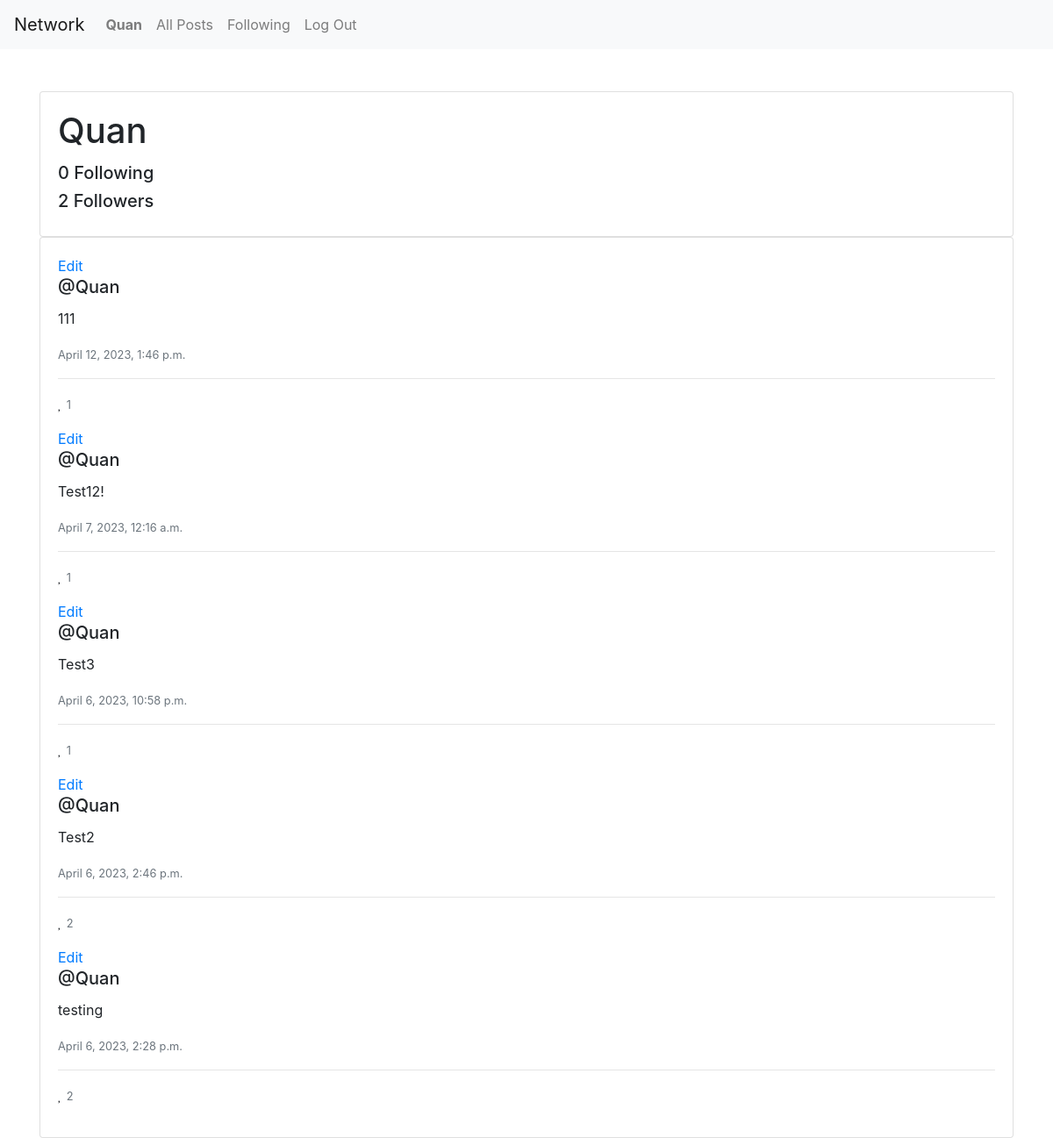
/profile/1 (signed in), run on the app's committed database.
### network/models.py (models this page shows, shortened)
class User(AbstractUser):
    pass

class Post(models.Model):
    content = models.CharField(max_length=140)
    user = models.ForeignKey(User, on_delete=models.CASCADE, related_name="author")
    date = models.DateTimeField(auto_now_add=True)

### network/views.py (the view)
# urls.py: path("profile/<int:user_id>", views.profile, name="profile"),
def profile(request, user_id):
    user = get_object_or_404(User, id=user_id)
    all_posts = Post.objects.filter(user=user).order_by("-id")
    following = Follow.objects.filter(user=user)
    followers = Follow.objects.filter(user_follower=user)
    is_following = followers.filter(user=request.user).exists()
    paginator = Paginator(all_posts, 10)
    page_number = request.GET.get('page')
    posts_of_the_page = paginator.get_page(page_number)
    return render(request, "network/profile.html", {
        "all_posts": all_posts,
        "posts_of_the_page": posts_of_the_page,
        "username": user.username,
        "following": following,
        "followers": followers,
        "is_following": is_following,
        "user_profile": user
    })

### network/templates/network/profile.html (shortened to what this page needs)
{% extends "network/layout.html" %}
{% block body %}
    <div class="container mt-5">
        <div class="card">
            <div class="card-body">
                <h1 class="card-title">{{username}}</h1>
                <h5 class="card-text"><span id="sp_following">{{followers.count}}</span> Following</h5>
                <h5 class="card-text"><span id="sp_followers">{{following.count}}</span> Followers</h5>
            </div>
        </div>
        <div class="row">
            <div class="col">
                <div class="card">
                    <div class="card-body">
                        {% if posts_of_the_page %}
                            {% for post in posts_of_the_page %}
                                {%if post.user_id == user.id %}
                                <a href="#" class="card-link" id="edit_link_{{post.id}}" data-id="{{post.id}}" data-toggle="modal">Edit</a>
                                {%endif%}
                                <h5 class="card-title">@{{ post.user }}</h5>
                                <p class="card-text">{{ post.content }}</p>
                                <p class="card-text"><small class="text-muted">{{ post.date }}</small></p>
                                <hr>
                                <p class="card-text">
                                    <div data-id="{{post.id}}"
                                        class="card-link {% if post.current_like > 0 %} fas {%else%} far {% endif %} fa-heart">&nbsp<small
                                            class="text-muted">{{post.like_set.count}}</small>
                                            </div>
                                </p>
                            {% endfor %}
                        {% else %}
                            <p class="text-center">No posts yet.</p>
                        {% endif %}
                    </div>
                </div>
            </div>
        </div>
    </div>
{% endblock %}

### network/templates/network/layout.html (shortened to what this page needs)
{% load static %}
<!DOCTYPE html>
<html lang="en">
    <head>
        <link rel="stylesheet" href="https://stackpath.bootstrapcdn.com/bootstrap/4.4.1/css/bootstrap.min.css">
        <link href="{% static 'network/styles.css' %}" rel="stylesheet">
        <link rel="stylesheet" href="https://cdnjs.cloudflare.com/ajax/libs/font-awesome/4.7.0/css/font-awesome.min.css">
    </head>
    <body>
        <nav class="navbar navbar-expand-lg navbar-light bg-light">
            <a class="navbar-brand" href="{% url 'index' %}">Network</a>
            <div>
              <ul class="navbar-nav mr-auto">
                {% if user.is_authenticated %}
                    <li class="nav-item">
                        <a class="nav-link" href="{% url 'profile' user_id=user.id %}"><strong>{{ user.username }}</strong></a>
                    </li>
                {% endif %}
                <li class="nav-item">
                  <a class="nav-link" href="{% url 'index' %}">All Posts</a>
                </li>
                {% if user.is_authenticated %}
                    <li class="nav-item">
                        <a class="nav-link" href="{% url 'following' %}">Following</a>
                    </li>
                    <li class="nav-item">
                        <a class="nav-link" href="{% url 'logout' %}">Log Out</a>
                    </li>
                {% endif %}
              </ul>
            </div>
          </nav>
        <div class="body">
            {% block body %}
            {% endblock %}
        </div>
    </body>
</html>

### data on the page
User: username "Quan"
Post: user "Quan", content "111", date "April 12, 2023, 1:46 p.m.", like_set.count "1"
Post: user "Quan", content "Test12!", date "April 7, 2023, 12:16 a.m.", like_set.count "1"
Post: user "Quan", content "Test3", date "April 6, 2023, 10:58 p.m.", like_set.count "1"
Post: user "Quan", content "Test2", date "April 6, 2023, 2:46 p.m.", like_set.count "2"
Post: user "Quan", content "testing", date "April 6, 2023, 2:28 p.m.", like_set.count "2"

### other printed values
{{ followers.count }} "0"
{{ following.count }} "2"
